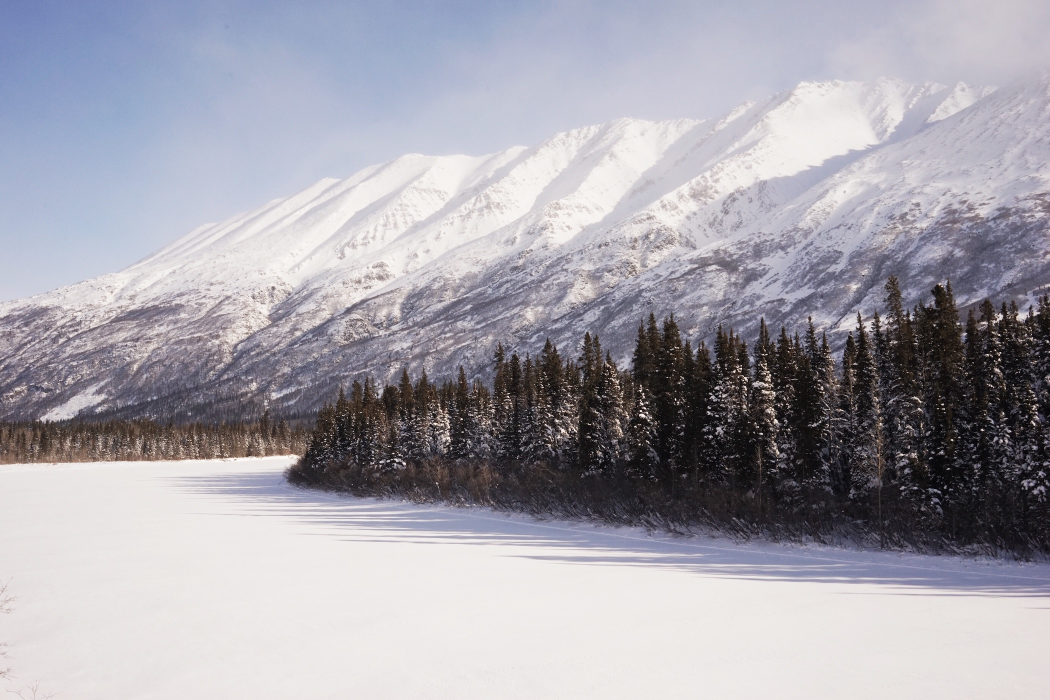
#> input picture image/original/example1.jpg, 2100 x 1400 px (shown at 1/2 size)
$ python -i edge.py   (imports and definitions only)
#> lines starting #> are read from the running program, lines starting #| are printed output that depends on the picture; after the words box and inside, x2 and y2 are one past the last pixel; in counts of white or black regions, pixels touching at a corner belong together
#> further down, picture is the input picture: shape (1400, 2100, 3); mean B, G, R 171.5, 162.9, 165
### Athec/misc.py
# -*- coding: utf-8 -*-
import os, sys, random, shutil, pprint
import cv2
import numpy as np
from PIL import Image, ImageFile

def create_path(filepath):
    filepathfolder = os.path.dirname(filepath)
    if not os.path.exists(filepathfolder): os.makedirs(filepathfolder)

# [29 lines left out: functions make_path, copy_file, save_list_to_txt, save_dict_to_txt, not called in this run]

def printd(d):
    pprint.pprint(d, sort_dicts=False)

# [136 lines left out: functions attr_size, attr_mode, tf_resize, tf_binary, read_img_rgb, read_img_bgr, not called in this run]

def read_img_gray(img):
    if isinstance(img, str):
        try:
            img = cv2.imread(img)
            if len(img.shape) == 3:
                img = cv2.cvtColor(img, cv2.COLOR_BGR2GRAY)
                return(img)
            elif len(img.shape) == 2:
                return(img)
            else:
                raise ValueError("Need to provide correct input image")
        except:
            raise ValueError("Can't read file")
    elif isinstance(img, np.ndarray):
        if len(img.shape) == 3:
            img = cv2.cvtColor(img, cv2.COLOR_RGB2GRAY)
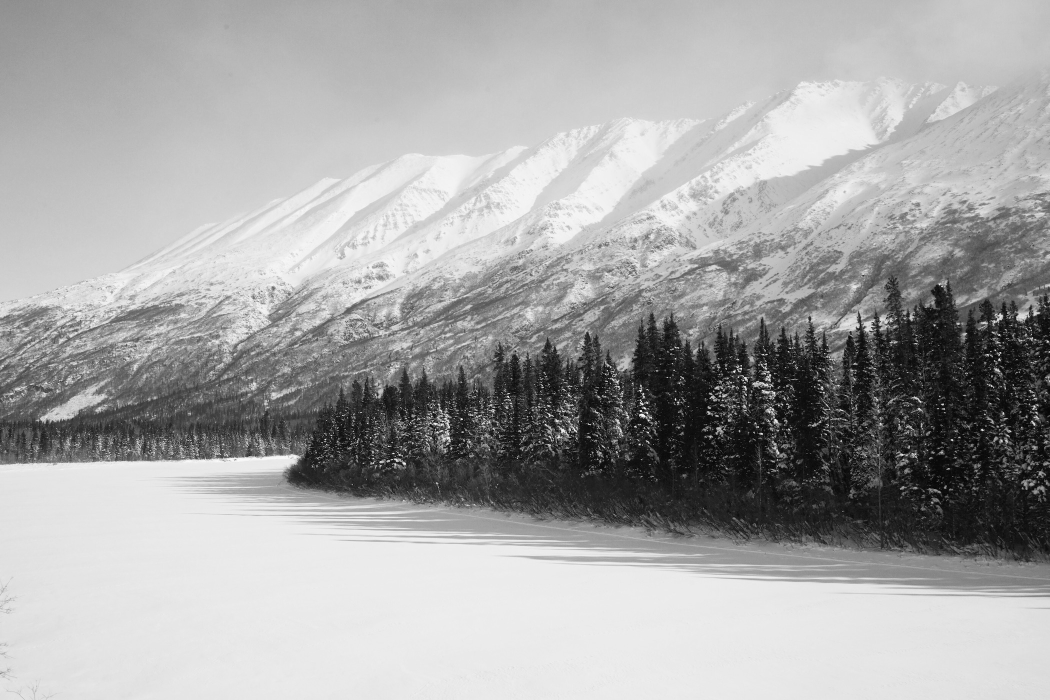
#> img: shape (1400, 2100) (shown at 1/2 size); min 0, max 254, mean 165.7
            return(img)
        elif len(img.shape) == 2:
            return(img)
        else:
            raise ValueError("Need to provide correct input image")
    else:
        raise ValueError("Need to provide image path or image array")

# [21 lines left out: functions inspect, split_block, not called in this run]

### Athec/edge.py
import os, random, math
import numpy as np
import cv2
import scipy.spatial, scipy.stats
import misc, box

def tf_edge_canny(img,
                  save_path = None,
                  otsu_ratio = 0.5,
                  thresholds = None,
                  gaussian_blur_kernel = None):
    gray = misc.read_img_gray(img)
    if gaussian_blur_kernel:
        gray = cv2.GaussianBlur(gray, gaussian_blur_kernel, 0)
    if thresholds:
        edge = cv2.Canny(gray, threshold1 = thresholds[0], threshold2 = thresholds[1])
    elif otsu_ratio:
        ret, thresh = cv2.threshold(gray, 0, 255, cv2.THRESH_BINARY + cv2.THRESH_OTSU)
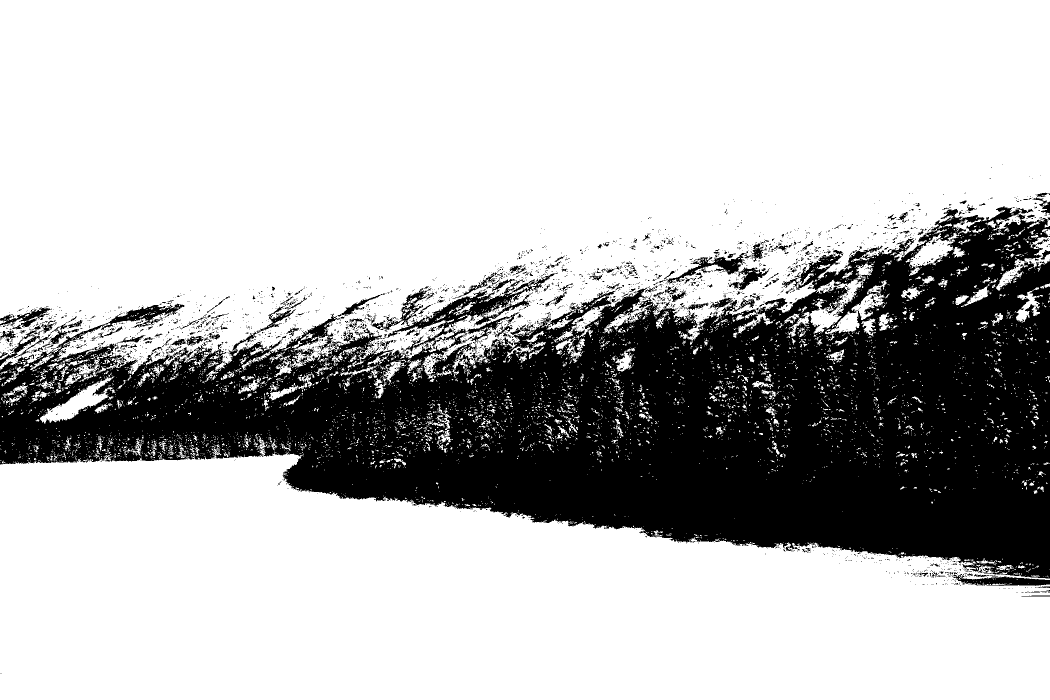
#> thresh: shape (1400, 2100) (shown at 1/2 size); 72.7% white; 3005 black regions (2802 under 20 px), largest, box (x1, y1, x2, y2) and area: (0, 412, 2100, 1157) 768868, (1903, 1144, 2100, 1172) 2425, (1317, 506, 1503, 566) 2370
#> ret = 133
        edge = cv2.Canny(gray, threshold1 = (ret * otsu_ratio), threshold2=ret)
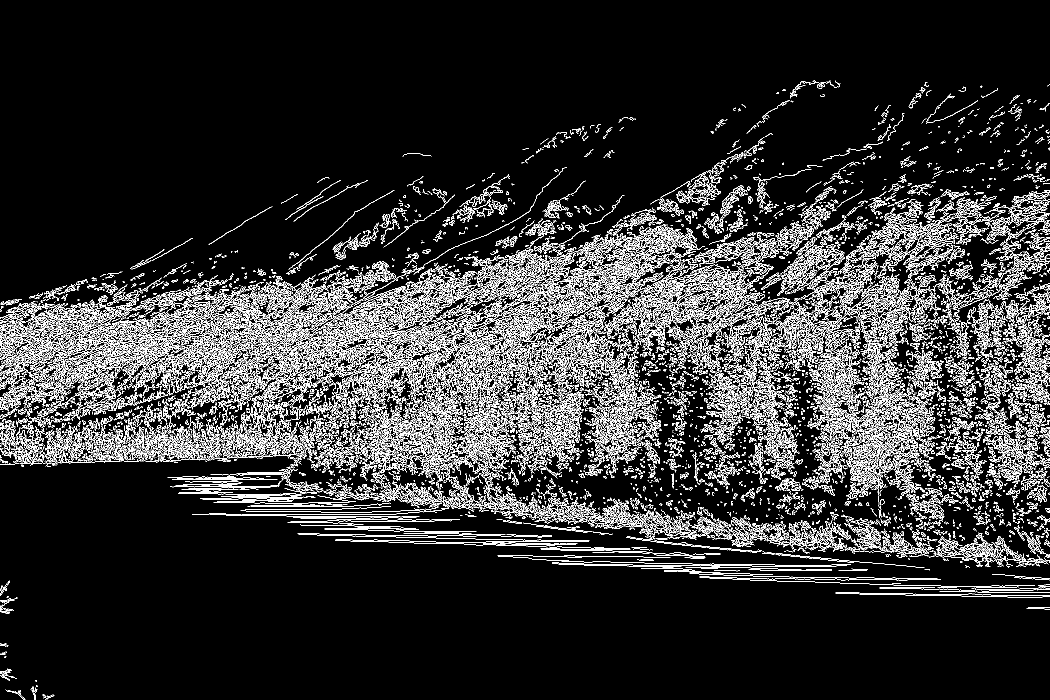
#> edge: shape (1400, 2100) (shown at 1/2 size); 11.6% white in thin lines or dots, all inside (x1, y1, x2, y2) = (0, 161, 2100, 1400)
    else:
        raise ValueError("Need to provide either thresholds or otsu_ratio")

    if isinstance(save_path, str):
        save_path = misc.make_path(save_path)
        cv2.imwrite(save_path, edge)
    return(edge)

def attr_complexity_edge(img,
                         n_random = 1000):
    edge = misc.read_img_gray(img)
    edge_threshold = 0
    epoints = np.argwhere(edge > edge_threshold) # return indices of edge points on each dimension of the image array

    h, w = edge.shape
    dia = (h**2 + w**2)**0.5 # length of diagonal
    etotal = len(epoints)
    edensity = etotal/(h*w) # percentage of edge points
    if etotal > 0:
        random.seed(42)
        if isinstance(n_random, int):
            epoints = random.sample(list(epoints), min(n_random, etotal)) #get a random sample of edge points instead of using all
        dists = scipy.spatial.distance.pdist(epoints, 'euclidean')
        edist = np.mean(dists)/dia # compute average distance among edge points
    else:
        edist = -99999
    d = {"edge_density":edensity,
         "edge_distance":edist}
    return(d)

def attr_complexity_edge_box(img,
                             save_path = None,
                             min_perentage = 0.9,
                             check_interval = 1):
    gray = misc.read_img_gray(img)
    minsize_percent, minbox = box.find_box(gray, m = min_perentage, k = check_interval)
    if isinstance(save_path, str):
        drimg = cv2.cvtColor(gray, cv2.COLOR_GRAY2BGR)
        drimg = cv2.rectangle(drimg,(minbox[1], minbox[0]),(minbox[3], minbox[2]),(0,204,255),4) # OpenCV uses x, y coordinates similar to PIL (but "coordinates" in arrays are reversed)
        save_path = misc.make_path(save_path)
        cv2.imwrite(save_path, drimg)
    d = {"edge_box_size":minsize_percent,
         "edge_box_x1":minbox[1],
         "edge_box_y1":minbox[0],
         "edge_box_x2":minbox[3],
         "edge_box_y2":minbox[2]}
    return(d)

>>> import cv2
>>> picture = cv2.imread('../image/original/example1.jpg')
>>> result = tf_edge_canny(picture)

$ run again, on image/original/example2.jpg
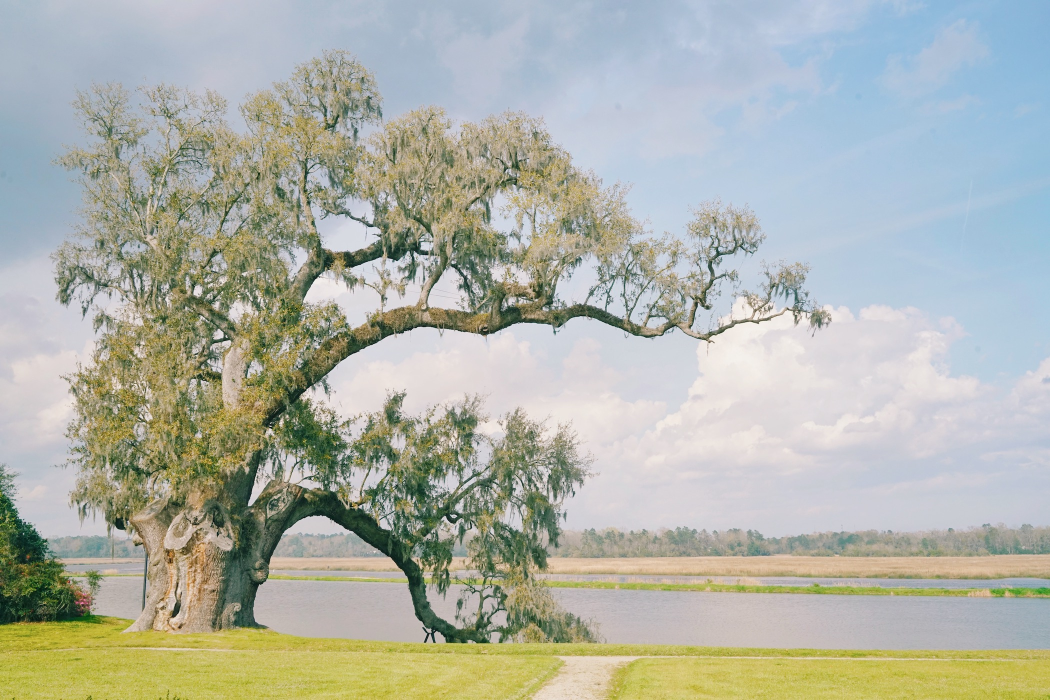
#> input picture image/original/example2.jpg, 2100 x 1400 px (shown at 1/2 size)
#> picture is the input picture: shape (1400, 2100, 3); mean B, G, R 167.8, 178.2, 174.4
#> in tf_edge_canny, `ret, thresh = cv2.threshold(gray, 0, 255, cv2.THRESH_BINARY + cv2.THRE..`:
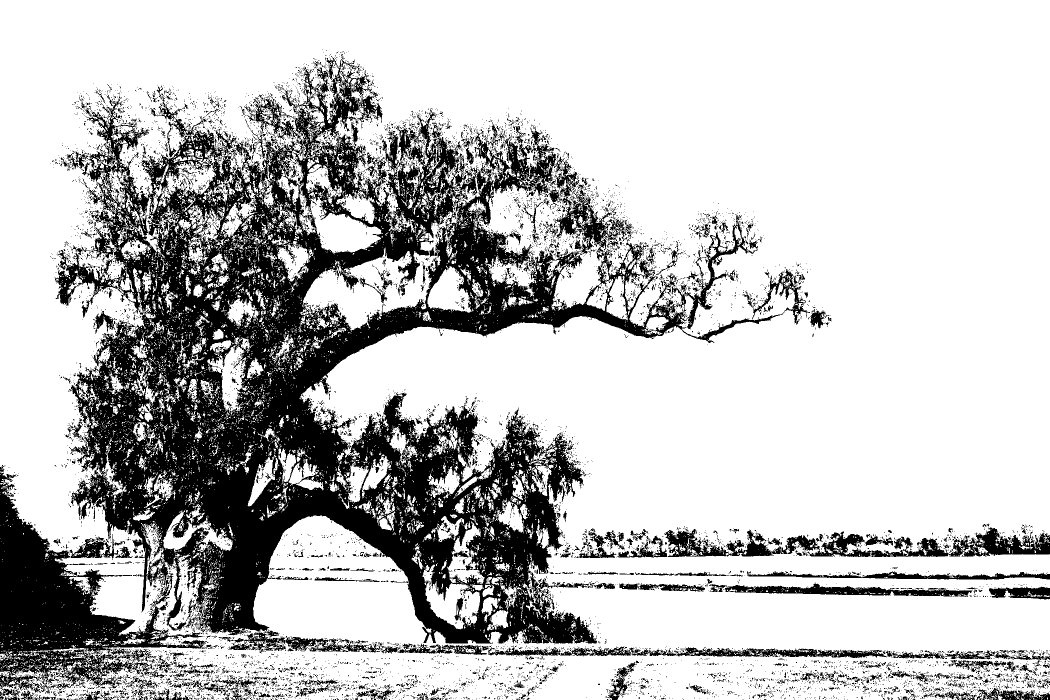
#> thresh: shape (1400, 2100) (shown at 1/2 size); 75.8% white; 9426 black regions (8882 under 20 px), largest, box (x1, y1, x2, y2) and area: (0, 108, 1620, 1386) 583953, (1328, 1055, 2100, 1114) 17750, (976, 1291, 1773, 1316) 7641
#> ret = 153
#> in tf_edge_canny, `edge = cv2.Canny(gray, threshold1 = (ret * otsu_ratio), threshold2=ret)`:
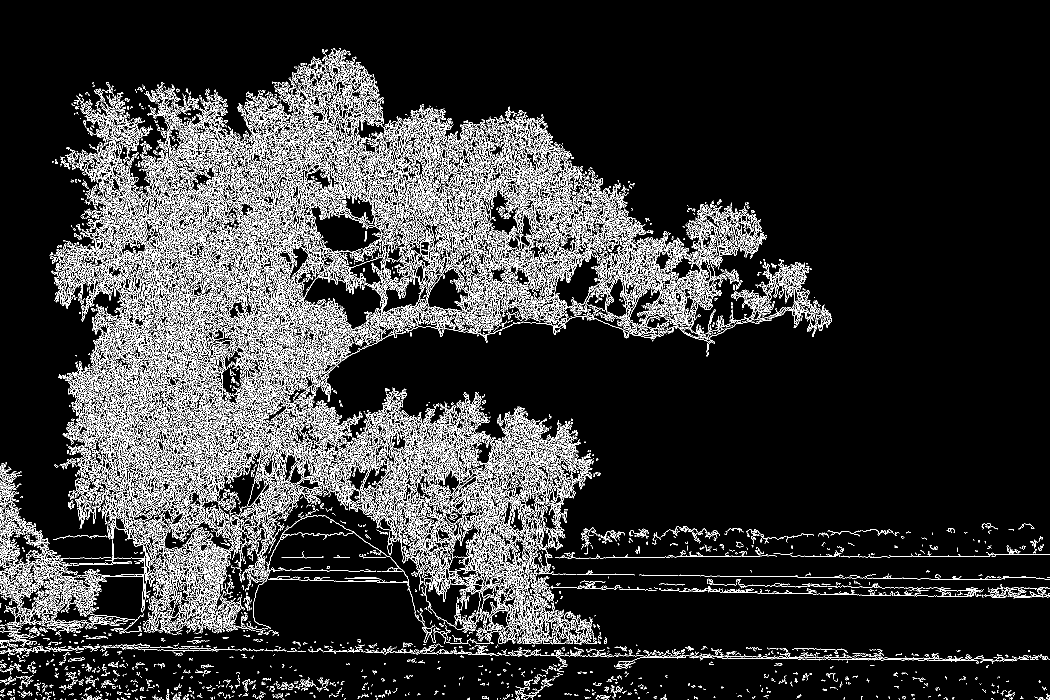
#> edge: shape (1400, 2100) (shown at 1/2 size); 12.2% white in thin lines or dots
